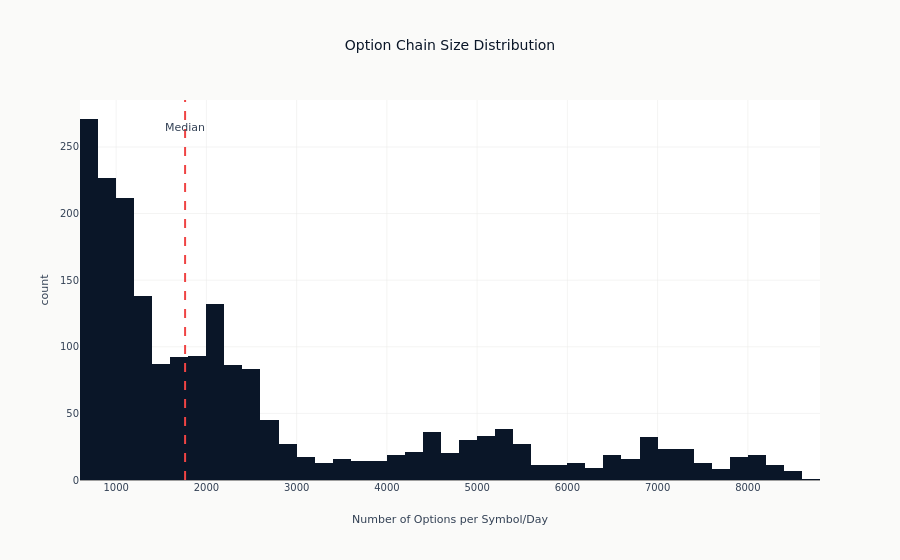

Notebook cell for this chart:
### Code cell
# Visualize: Distribution of chain sizes
fig = px.histogram(
    options_per_symbol.to_pandas(),
    x="n_options",
    nbins=50,
    title="Option Chain Size Distribution",
    labels={"n_options": "Number of Options per Symbol/Day", "count": "Frequency"},
)
median_options = float(options_per_symbol["n_options"].median())
fig.add_vline(x=median_options, line_dash="dash", line_color=COLORS["negative"])
fig.add_annotation(x=median_options, y=0.95, yref="paper", text="Median", showarrow=False)
fig.update_layout(showlegend=False)
fig.show()

### Figure 1 — Plotly figure (JSON) as saved in the notebook; plotly's stock layout.template omitted (floating-point values rounded to 4 significant figures; data arrays with more than 128 entries replaced by an {"elided": "..."} marker saying what was removed)
{"data": [{"bingroup": "x", "hovertemplate": "Number of Options per Symbol/Day=%{x}<br>count=%{y}<extra></extra>", "legendgroup": "", "marker": {"color": "#0a1628", "pattern": {"shape": ""}}, "name": "", "nbinsx": 50, "orientation": "v", "showlegend": false, "type": "histogram", "x": {"elided": "2024 int values"}, "xaxis": "x", "yaxis": "y"}], "layout": {"annotations": [{"showarrow": false, "text": "Median", "x": 1764.0, "y": 0.95, "yref": "paper"}], "barmode": "relative", "legend": {"tracegroupgap": 0}, "shapes": [{"line": {"color": "#ef4444", "dash": "dash"}, "type": "line", "x0": 1764.0, "x1": 1764.0, "xref": "x", "y0": 0, "y1": 1, "yref": "y domain"}], "showlegend": false, "title": {"text": "Option Chain Size Distribution"}, "xaxis": {"anchor": "y", "domain": [0.0, 1.0], "title": {"text": "Number of Options per Symbol/Day"}}, "yaxis": {"anchor": "x", "domain": [0.0, 1.0], "title": {"text": "count"}}}}
